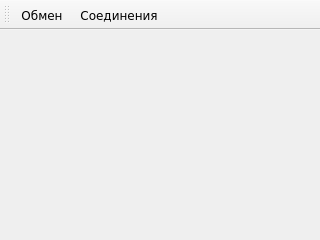
<?xml version="1.0" encoding="UTF-8"?>
<ui version="4.0">
 <class>MainWindow</class>
 <widget class="QMainWindow" name="MainWindow">
  <property name="geometry">
   <rect>
    <x>0</x>
    <y>0</y>
    <width>320</width>
    <height>240</height>
   </rect>
  </property>
  <property name="windowTitle">
   <string>MainWindow</string>
  </property>
  <widget class="QWidget" name="centralWidget">
   <layout class="QVBoxLayout" name="verticalLayout">
    <property name="spacing">
     <number>1</number>
    </property>
    <property name="leftMargin">
     <number>1</number>
    </property>
    <property name="topMargin">
     <number>1</number>
    </property>
    <property name="rightMargin">
     <number>1</number>
    </property>
    <property name="bottomMargin">
     <number>1</number>
    </property>
    <item>
     <layout class="QGridLayout" name="gridLayout"/>
    </item>
   </layout>
  </widget>
  <widget class="QMenuBar" name="menuBar">
   <property name="geometry">
    <rect>
     <x>0</x>
     <y>0</y>
     <width>320</width>
     <height>23</height>
    </rect>
   </property>
  </widget>
  <widget class="QToolBar" name="mainToolBar">
   <attribute name="toolBarArea">
    <enum>TopToolBarArea</enum>
   </attribute>
   <attribute name="toolBarBreak">
    <bool>false</bool>
   </attribute>
   <addaction name="exchangeAction"/>
   <addaction name="connectionsAction"/>
  </widget>
  <action name="connectionsAction">
   <property name="text">
    <string>Соединения</string>
   </property>
   <property name="font">
    <font>
     <family>DejaVu Sans</family>
     <pointsize>9</pointsize>
    </font>
   </property>
  </action>
  <action name="exchangeAction">
   <property name="text">
    <string>Обмен</string>
   </property>
   <property name="font">
    <font>
     <family>DejaVu Sans</family>
     <pointsize>9</pointsize>
    </font>
   </property>
  </action>
 </widget>
 <layoutdefault spacing="6" margin="11"/>
 <resources/>
 <connections/>
</ui>
